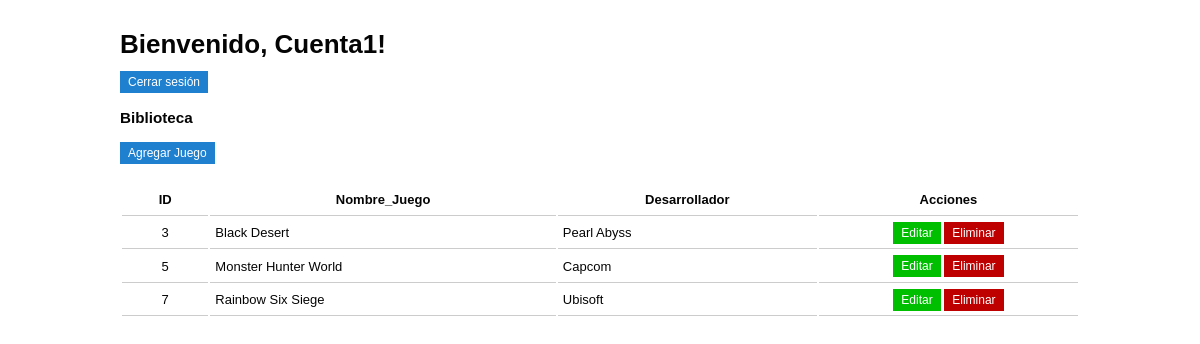
Screenshot of /web/www/index.php (signed in) with the database file from the repository.
### tables this page shows
CREATE TABLE Cuentas (
    id_Cuenta INT AUTO_INCREMENT,
    Nombre VARCHAR(50) NOT NULL,
    Passwd VARCHAR(100) NOT NULL,
    Email VARCHAR(100) NOT NULL UNIQUE,
    CONSTRAINT PK_Cuentas PRIMARY KEY (id_Cuenta)
);

CREATE TABLE Juegos (
    id_Juego INT AUTO_INCREMENT,
    Nombre_Juego VARCHAR(100) NOT NULL,
    Desarrollador VARCHAR(100) NOT NULL,
    CONSTRAINT PK_Juegos PRIMARY KEY (id_Juego)
);

### web/www/index.php (the view, shortened to what this page needs)
<?php
    $idc = $_SESSION['id_Cuenta'];
	$link = mysqli_connect('mysql', 'admin', 'admin', 'pfcdlk');
	$query = "SELECT Cuentas.*, Juegos.* FROM Cuentas
    INNER JOIN Biblioteca ON Biblioteca.id_Cuenta = Cuentas.id_Cuenta
    INNER JOIN Juegos ON Juegos.id_Juego = Biblioteca.id_juego
    WHERE Biblioteca.id_Cuenta = $idc";
?>
<!DOCTYPE html>
<html>
<head>
	<link rel="stylesheet" type="text/css" href="styles.css">
</head>
<body>
	<div id="wrapper">
		<h2><h1>Bienvenido, <?php echo $_SESSION['nombre']; ?>!</h1></h2>
		<a href="logout.php" class='btn btn-primary'>Cerrar sesión</a>
		<h3>Biblioteca</h3>
		<a href="create.php" class='btn btn-primary'>Agregar Juego</a>
		<table>
			<thead>
				<tr>
					<th>ID</th>
					<th>Nombre_Juego</th>
					<th>Desarrollador</th>
					<th>Acciones</th>
				</tr>
			</thead>
			<tbody>
			<?php
				if($result = mysqli_query($link, $query)):
			?>
				<?php
					while($juego = mysqli_fetch_assoc($result)):
				?>
					<tr>
						<td width="5%" class="text-center"><?php echo $juego['id_Juego']; ?></td>
						<td width="20%"><?php echo $juego['Nombre_Juego']; ?></td>
						<td width="15%"><?php echo $juego['Desarrollador']; ?></td>
						<td width="15%" class="text-center">
							<a href="update.php?id=<?php echo $juego['id_Juego'] ?>" class='btn btn-success'>Editar</a> <a href="delete.php?id=<?php echo $juego['id_Juego'] ?>" class='btn btn-danger'>Eliminar</a>
						</td>
					</tr>
				<?php endwhile; ?>
			<?php endif; ?>
			</tbody>
		</table>
	</div>
</body>
</html>

### web/www/styles.css (style rules this page uses)
body { padding:10px; font: 13px/150% Arial, Helvetica, sans-serif; color: #040404; }
a { text-decoration: none; color:blue; }
#wrapper { width:960px; margin:0 auto; }
table { margin:20px 0; width:100%; }
th { text-align: center; }
td, th { padding:5px; border-bottom:solid 1px #ccc; margin:0; }
a.btn { border:solid 1px #c7c7c7; padding:3px 7px; text-decoration: none; color: #040404; font-size:12px; background: #e3e3e3; }
.btn-primary { background:#2080D0 !important; border:solid 1px #2080D0 !important; color:#FFF !important; }
.btn-success { background: #00BF00 !important; border: solid 1px #00BF00 !important; color:#FFF !important; }
.btn-danger { background: #BF0000 !important; border: solid 1px #BF0000 !important; color:#FFF !important; }
.text-center { text-align: center; }

### rows the page displays
cuentas: juegos.id_Juego "3", juegos.Nombre_Juego "Black Desert", juegos.Desarrollador "Pearl Abyss", juegos.id_Juego "5", juegos.Nombre_Juego "Monster Hunter World", juegos.Desarrollador "Capcom", juegos.id_Juego "7", juegos.Nombre_Juego "Rainbow Six Siege", juegos.Desarrollador "Ubisoft"

### other values shown
$_SESSION['nombre'] "Cuenta1"
